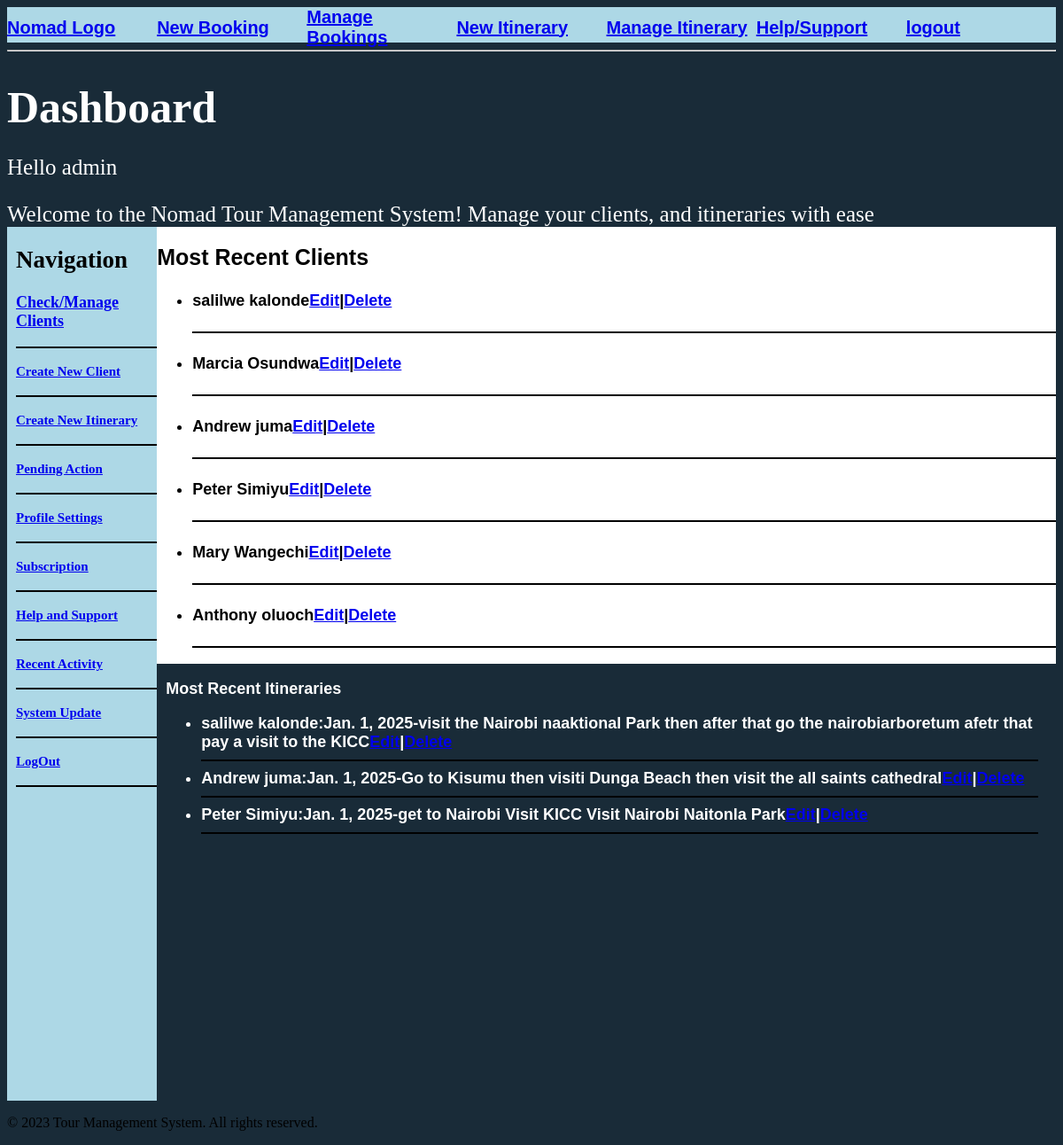
The page /dashboard/ (signed in) on the database its author committed.
### Tour/models.py (models this page shows, shortened)
class Booking(models.Model):
    first_name=models.CharField(max_length=100,default='Unknown')
    last_name=models.CharField(max_length=100,  default='Unknown')
    email=models.EmailField(max_length=100, default='default@example.com')
    phone=models.CharField(max_length=100,  default='0000000000')
    Original_location=models.CharField(max_length=100, default='Unknown')
    destination=models.CharField(max_length=100, default='Unknown')
    departure_date=models.DateField(default='2025-01-01')
    return_date=models.DateField(default='2025-01-01')
    created_at= models.DateTimeField(auto_now_add=True, null=True, blank=True)
    updated_at= models.DateTimeField(auto_now=True, null=True, blank=True)
    class Meta:
        ordering= ['-updated_at', '-created_at']
    def __str__(self):
        return self.first_name + ' ' + self.last_name

class Itinerary(models.Model):
    first_name=models.ForeignKey(Booking, on_delete=models.CASCADE, null=True, blank=True)
    location=models.CharField(max_length=100, default='Unknown')
    activity=models.TextField()
    cost=models.DecimalField(max_digits=10, decimal_places=2 )
    date=models.DateField(default='2025-01-01')
    created_at= models.DateTimeField(auto_now_add=True)
    updated_at= models.DateTimeField(auto_now=True)
    user=models.ForeignKey(User, on_delete=models.CASCADE, null=True, blank=True)
    class Meta:
        ordering= ['updated_at','-created_at']

### Tour/views.py (the view)
# urls.py: path('dashboard/',views.dashboard,name='dashboard'),
@login_required(login_url='login')
def dashboard(request):
    q=request.GET.get('q') if request.GET.get('q') != None else ''
    bookings=Booking.objects.filter(
        Q(email__icontains=q) |
        Q(phone__icontains=q)|
        Q(Original_location__icontains=q)
    )
    itinerary= Itinerary.objects.all()
    context={'bookings':bookings, 'itinerary':itinerary}
    return render(request,'Tour/dashboard.html',context)

### Tour/templates/Tour/dashboard.html (shortened to what this page needs)
{%extends 'main.html'%}
{% block content %}
<div class="intro">
<p><h1 class="Db"> Dashboard </h1></p>
<p>Hello {{request.user}}</p>
<p class="welcome">Welcome to the Nomad Tour Management System! Manage your clients, and itineraries with ease</p>
</div>
<div class="container">
    <div class="left-column">
        <h2>Navigation</h2>
    <p><a href="{%url 'clientList'%}">Check/Manage  Clients</a> </p>
       <hr style="border:1px solid black;">
    <p><small><a href="{% url 'newBooking'%}">Create New Client</a> </small></p>
       <hr style="border:1px solid black;">
    <p><small><a href="{% url 'newItinerary'%}">Create New Itinerary</a> </small></p>
       <hr style="border:1px solid black;">
    <p><small><a href="{%url 'itinerary'%}">Pending Action</a> </small></p>
       <hr style="border:1px solid black;">
    <p><small><a href="#profile">Profile Settings</a> </small></p>
       <hr style="border:1px solid black;">
    <p><small><a href="#settings">Subscription</a> </small></p>
       <hr style="border:1px solid black;">
    <p><small><a href="#help">Help and Support </a> </small></p>
       <hr style="border:1px solid black;">
    <p><small><a href="#activity">Recent Activity</a> </small></p>
       <hr style="border:1px solid black;">
    <p><small><a href="#systemUpdate">System Update</a> </small></p>
       <hr style="border:1px solid black;">
    <p><small><a href="#logout">LogOut</a> </small></p>
       <hr style="border:1px solid black;">
    </div>
    <div class="right-column">
        <div class="top-column">
        <h2 class="recent">Most Recent Clients</h2>
        <ul>
            {% for client in  bookings %}
                <li><h4>{{ client.first_name }}  {{ client.last_name }}<a href="{% url 'updateBooking' client.id %}">Edit</a>|<a href="{% url 'deleteBooking' client.id %}">Delete </a></h4></li>
                  <hr style="border:1px solid black;">
            {% endfor %}
        </ul>
        </div>
        <div class="middle-column">
          <p ">Most Recent Itineraries</p>
          <ul>
            {% for itinerary in itinerary %}
                <li>{{ itinerary.first_name }}:{{ itinerary.date }}-{{ itinerary.activity }}<a href="{% url 'updateItinerary' itinerary.id %}">Edit</a>|<a href="{% url 'deleteItinerary' itinerary.id %}">Delete </a></li>
                <hr style="border:1px solid black;">
            {% endfor %}
          </ul>
        </div>
    </div>
</div>
{% endblock %}

### Tour/templates/Tour/dashboard.html (style rules this page uses)
body { background-color:#192b38; }
.welcome { margin-top:0px; margin-bottom:0px; }
.db { margin: top 0px; margin-bottom:0px; }
.intro { background-color:#192b38; margin-bottom:0px; margin-top:0px; border-width:0px; font-size:25px; margin-block-start:0px; color:white }
.container { display:grid; grid-template-columns: 1fr 6fr; font-weight:bold; font-size:15px; margin-top:0px; border-width:0px; background-color:#F0F0F0; }
.right-column { display:grid; grid-template-rows: 1fr 1fr; background-color:#F0F0F0; border-radius:10px; }
.left-column { color:black; font-weight:bold; padding-left:10px; background-color:lightblue; font-size:18px; }
.middle-column { background-color:#192b38; padding-left:10px; padding-right:20px; font-size:18px; font-family:Arial; color:white }
.top-column { background-color:white; font-size:18px; font-family:Arial; }
.recent { margin-bottom:0px; padding-bottom:0px; font-family:Arial; font-size:25px; border:none; margin-bottom:0px; }

### rows shown on the page
Booking: first_name "salilwe", last_name "kalonde"
Booking: first_name "Marcia", last_name "Osundwa"
Booking: first_name "Andrew", last_name "juma"
Booking: first_name "Peter", last_name "Simiyu"
Booking: first_name "Mary", last_name "Wangechi"
Booking: first_name "Anthony", last_name "oluoch"
Itinerary: first_name "salilwe kalonde", date "Jan. 1, 2025", activity "visit the Nairobi naaktional Park then after that go the nairobiarboretum afetr that pay a visit to the KICC"
Itinerary: first_name "Andrew juma", date "Jan. 1, 2025", activity "Go to Kisumu then visiti Dunga Beach then visit the all saints cathedral"
Itinerary: first_name "Peter Simiyu", date "Jan. 1, 2025", activity "get to Nairobi Visit KICC Visit Nairobi Naitonla Park"

### other values the page prints
{{ request.user }} "admin"
